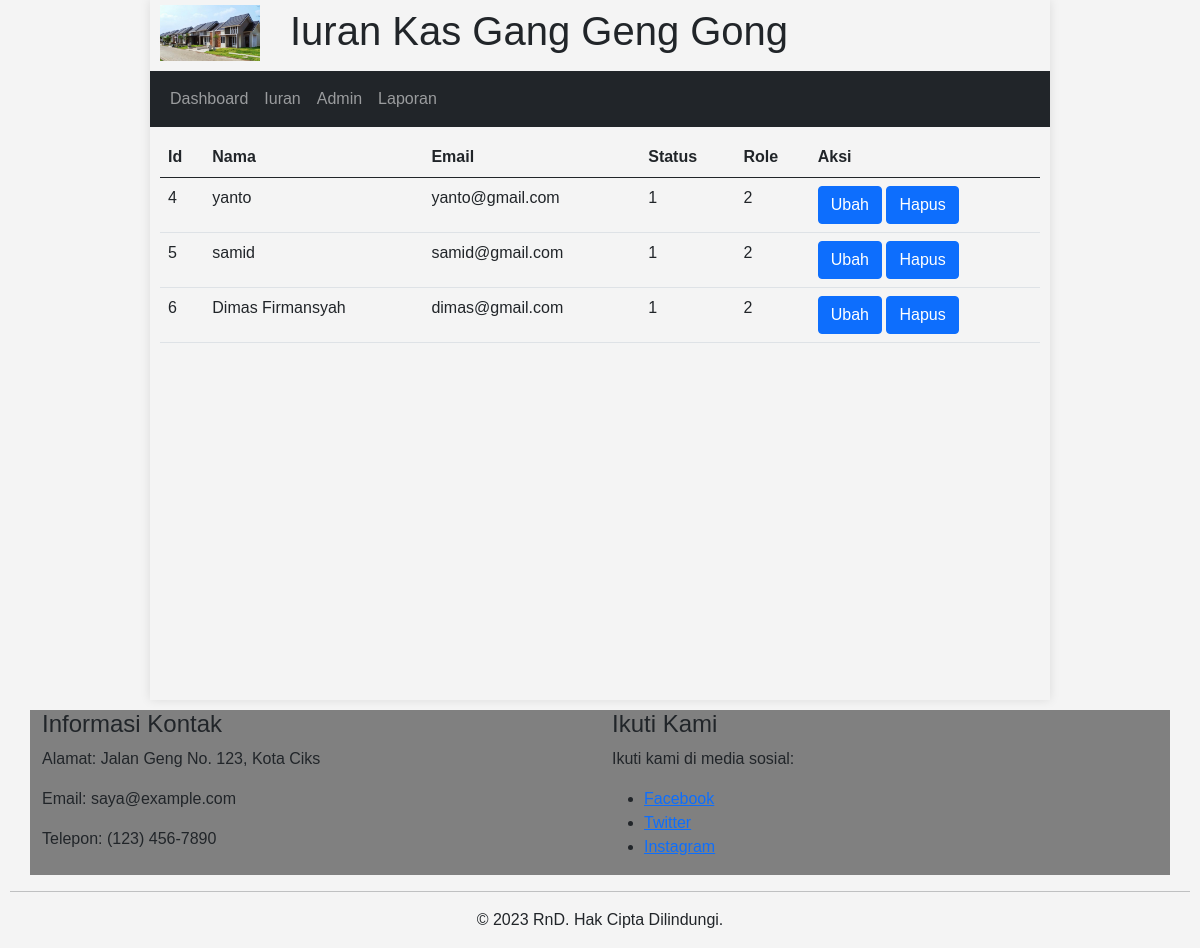
The app's page /admin.php with its own data.
### tables this page shows
CREATE TABLE `user` (
  `id` int(11) NOT NULL,
  `username` varchar(100) NOT NULL,
  `email` varchar(100) NOT NULL,
  `password` varchar(100) NOT NULL,
  `status` tinyint(1) NOT NULL,
  `role` tinyint(1) NOT NULL
);

### includes/function.php (called while the page is built, shortened)
<?php
$conn = mysqli_connect("localhost", "root","","db_uas");
function query($query){
    global $conn;
    $result = mysqli_query($conn,$query);
    $rows =[];
    while( $row = mysqli_fetch_assoc($result) ) {
		$rows[] = $row;
	}
	return $rows;
}
?>

### public/admin.php (the view, shortened to what this page needs)
<?php
require "../includes/function.php";
$result = query('SELECT * FROM user');
?>
<!DOCTYPE html>
<html lang="en">
<head>
    <link href="https://cdn.jsdelivr.net/npm/bootstrap@5.0.2/dist/css/bootstrap.min.css" rel="stylesheet">
    <link rel="stylesheet" href="../assets/css/index.css">
</head>
<body>
    <div id="container">
        <?php require '../templates/header.php' ?>
        <?php require '../templates/navigasi.php' ?>
        <div id="main">
            <table class="table table-hover">
                <thead>
                    <tr>
                    <th scope="col">Id</th>
                    <th scope="col">Nama</th>
                    <th scope="col">Email</th>
                    <th scope="col">Status</th>
                    <th scope="col">Role</th>
                    <th scope="col">Aksi</th>
                    </tr>
                </thead>
                <tbody>
                    <?php if($result): ?>
                    <?php foreach($result as $row): ?>
                    <tr>
                        <td><?= $row['id'];?></td>
                        <td><?= $row['username'];?></td>
                        <td><?= $row['email'];?></td>
                        <td><?= $row['status'];?></td>
                        <td><?= $row['role'];?></td>
                        <td><a class="btn btn-primary btn-ubah" href="ubah.php?id=<?= $row['id']; ?>">Ubah</a>
                        <a class="btn btn-primary btn-hapus" href="hapus.php?id=<?= $row['id'];?>">Hapus</a></td>
                    </tr>
                    <?php endforeach; else: ?>
                    <tr>
                        <td colspan="1">Belum ada data</td>
                    </tr>
                    <?php endif; ?>
                </tbody>
            </table>
        </div>
    </div>
    <?php require '../templates/footer.php' ?>
</body>
</html>

### assets/css/index.css (style rules this page uses)
body { font-family: Arial, sans-serif; background-color: #f4f4f4; margin: 0; padding: 0; }
#container { height: 700px; width: 900px; margin: auto; box-shadow: 0 0 10px rgba(0, 0, 0, 0.1); }
#main { display: block; margin: 10px; }
table { margin: auto; }

### records on screen
user: id "4", username "yanto", email "yanto@gmail.com", status "1", role "2"
user: id "5", username "samid", email "samid@gmail.com", status "1", role "2"
user: id "6", username "Dimas Firmansyah", email "dimas@gmail.com", status "1", role "2"
